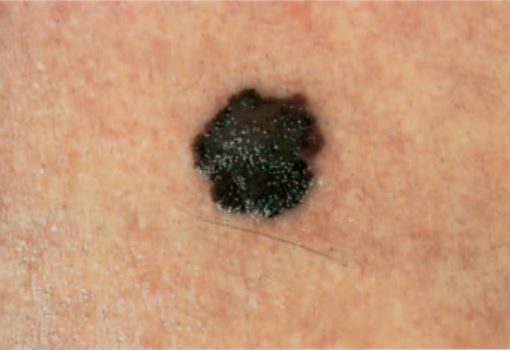
%> input picture bmes550/projects/ImgMoleSize.Giselle.Ashley.Danielle/MelanomaTracker.Ashley.Danielle.Giselle/Sample Images/aftermelanoma.JPG, 510 x 350 px
$ octave --eval "result = molesize_export('Sample Images/aftermelanoma.JPG');"   (GNU Octave 9; MATLAB toolbox functions it lacks are replaced by stand-ins)
%> lines starting %> are read from the running program, lines starting %| are printed output that depends on the picture; in (x1, y1, x2, y2) boxes, pixels count from 0 and x2, y2 are one past the last pixel; in counts of white or black regions, pixels touching at a corner belong together; the program's own positions count from 1
### bmes550/projects/ImgMoleSize.Giselle.Ashley.Danielle/MelanomaTracker.Ashley.Danielle.Giselle/molesize.m
%% molesize.m
% This function will evaluate size of mole image uploaded.
% Inputs to this function will include the RGB image matrix information.
% Its output will be the diameter of the mole which is provided to molechanges.db (mole_info table).

function  [risk, diameter] = molesize(file)
%> called with file = 'Sample Images/aftermelanoma.JPG'
diameter=[];
risk=[];
%% Extract Image from File Path
%% Read Image
img=imread(file);   % RGB matrix
%> img is the input picture: size 350x510x3 uint8; mean R, G, B 195.5, 149.6, 116.8
figure(1)
imshow(img)
 title('Original Image')
%% Detect Edges of Mole
% [9 lines of commented-out code are left out]

grayimg=rgb2gray(img);                                      % converts to grayscale image.
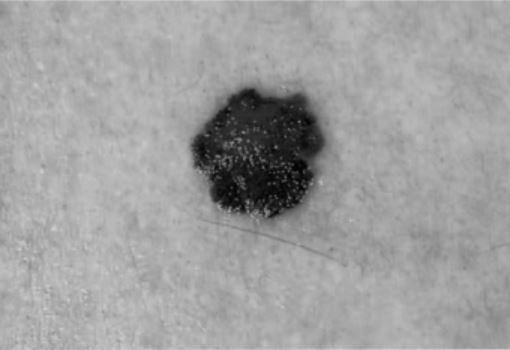
%> grayimg: size 350x510 uint8; min 1, max 206, mean 159.6
binaryimg=imbinarize(grayimg);                          % imbinarize replaces all values above a globally determined threshold with 1s and setting all other values to 0s.
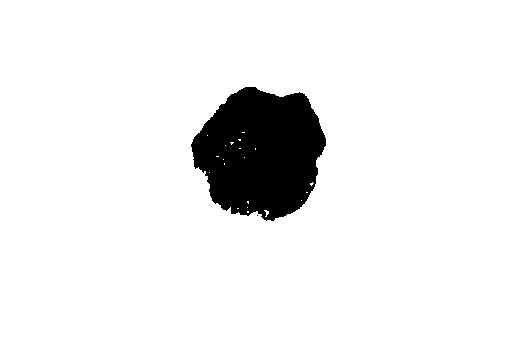
%> binaryimg: size 350x510 logical; 92.7% white; 2 black regions (1 under 20 px), largest, box (x1, y1, x2, y2) and area: (191, 87, 326, 221) 13068
edgeimg=bwmorph(binaryimg,'diag',1000);
edgeimg=bwmorph(edgeimg,'fill',1000);                   % bwmorph 'fill' fills isolated interior pixels and applies it 1000 times
%> edgeimg: size 350x510 logical; 92.7% white; 1 black region, box (x1, y1, x2, y2) and area: (191, 87, 326, 221) 13068
% edgeimg=edge(edgeimg,'sobel',0.04);
edgeimg= edge(edgeimg,'canny',[0.5 0.8]);                    % Finds edges at those points where the gradient of the image I is maximum, using the Sobel approximation to the derivative and determines threshold value.
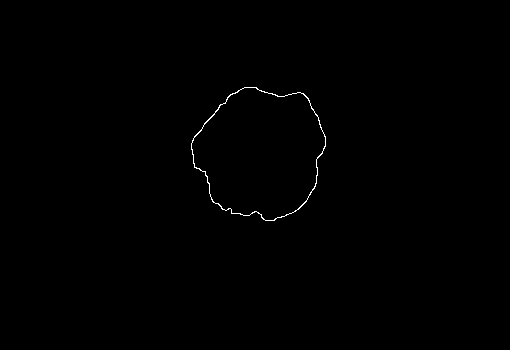
%> edgeimg: size 350x510 logical; 0.28% white in thin lines or dots, all inside (x1, y1, x2, y2) = (191, 87, 326, 221)
edgeimg=edge(edgeimg,'canny',0.05);
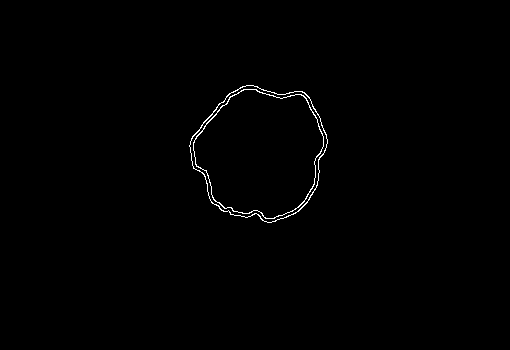
%> edgeimg: size 350x510 logical; 0.55% white in thin lines or dots, all inside (x1, y1, x2, y2) = (189, 85, 328, 223)

%  figure(2)
%  imshow(edgeimg)
%  title('Edge Image')
%% Dilate the Edges of the Mole
se90 = strel('line',1,90);
se0 = strel('line',1,0);
dilatedimg=imdilate(edgeimg,[se90 se0]);                % Dilates in the 90 degree and 0 degree direction with a length of 1
dilatedimg=bwmorph(dilatedimg,'spur',1000);             % bwmorph 'spur' removes random pixels jutting out
dilatedimg=bwmorph(dilatedimg,'fill',10000);            % bwmorph 'fill' fills isolated interior pixels
dilatedimg=bwmorph(dilatedimg,'diag',10000);            % bwmorph 'diag' fills corner pixels
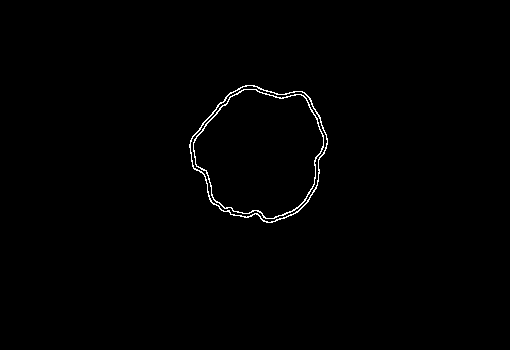
%> dilatedimg: size 350x510 logical; 0.68% white in thin lines or dots, all inside (x1, y1, x2, y2) = (189, 85, 328, 223)

%  figure(3)
%  imshow(dilatedimg)
%  title('Dilated Image')
%% Fill in the Holes Created by Edges
filledimg=imfill(dilatedimg,4,"holes");                    % Determines if 'holes' with connectivity pattern of 4 are holes and fills them in.
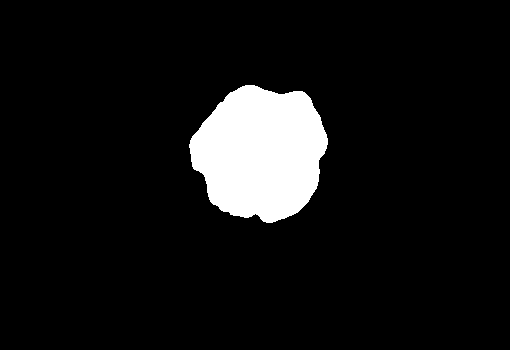
%> filledimg: size 350x510 logical; 7.9% white; 1 white region, box (x1, y1, x2, y2) and area: (189, 85, 328, 223) 14154
filledimg=bwmorph(filledimg,'fill',10000);                 % bwmorph 'fill' fills isolated interior pixels
filledimg=bwmorph(filledimg,'diag',10000);                 % bwmorph 'diag' fills corner pixels

%  figure(4)
%  imshow(filledimg)
%  title('Filled Image')
%% Remove Small Objects
cleanedimg = bwareaopen(filledimg,400);
% [5 lines of commented-out code are left out]

overlayimg=imfuse(cleanedimg,img);
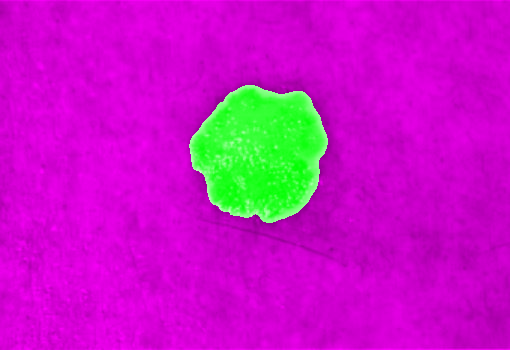
%> overlayimg: size 350x510x3 uint8; mean R, G, B 197.2, 20.2, 197.2
figure()
imshow(overlayimg)
title('Your Mole')

saveas(gcf, [file '.overlay.jpg']);
%% Get Diameter
stats = regionprops(cleanedimg,'MajorAxisLength');
%> stats = 1 region; MajorAxisLength: 137.3
diameterinpixels = ([stats.MajorAxisLength]);
%> diameterinpixels = 137.3
diameter=(diameterinpixels)*0.0615;                     % Ratio is the ratio of mm/pixels based on the 'aftermelanoma.jpg' image (source: https://www.skincancer.org/skin-cancer-information/melanoma/melanoma-warning-signs-and-images/)
%> diameter = 8.45
%% Evaluate Risk
% Thresholds determined to be low (<6mm), moderate (between 6-8mm), and high (greater than 8mm)
% Source: https://www.cancer.gov/types/skin/moles-fact-sheet#:~:text=There%20is%20a%20change%20in,past%20few%20weeks%20or%20months.
% Source: https://www.skincancer.org/risk-factors/atypical-moles/#:~:text=People%20with%20atypical%20mole%20syndrome,One%20or%20more%20atypical%20moles
if diameter<=6
    risk='Low';
elseif diameter>6 & diameter<8
    risk='Moderate';
elseif diameter>=8
    risk='High';
end

### bmes550/projects/ImgMoleSize.Giselle.Ashley.Danielle/MelanomaTracker.Ashley.Danielle.Giselle/molesize_export.m
function  [risk, diameter] = molesize_export(file)

[risk,diameter]=molesize(file);
%> risk = 'High'; diameter = 8.45
%> `result = molesize_export('Sample Images/aftermelanoma.JPG');`: result = 'High'
outfile=[file '.out'];
f = fopen(outfile,'W');
fprintf(f, '%f\n%s\n',diameter,risk);
fclose(f);
